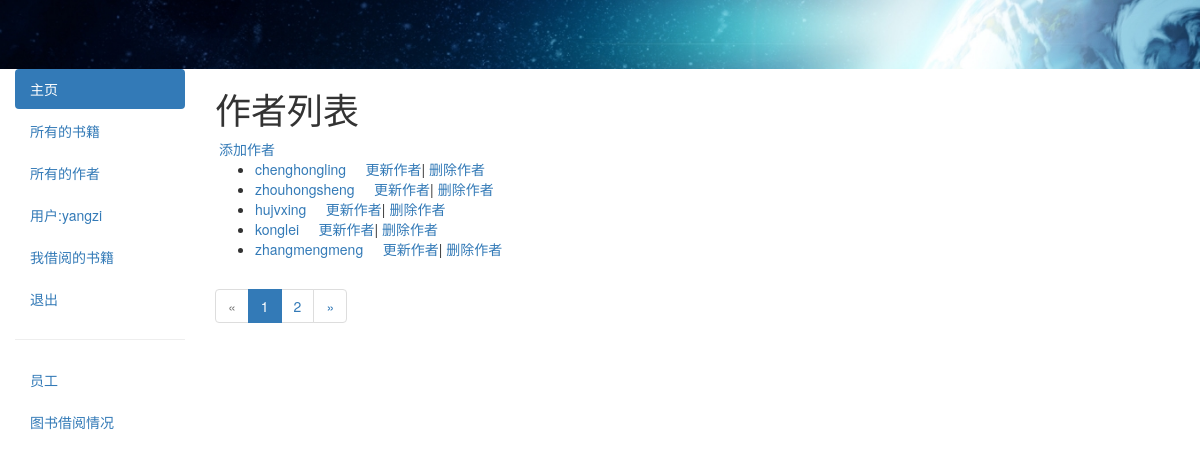
The page /catalog/authors/ (signed in) on the database as committed earlier.
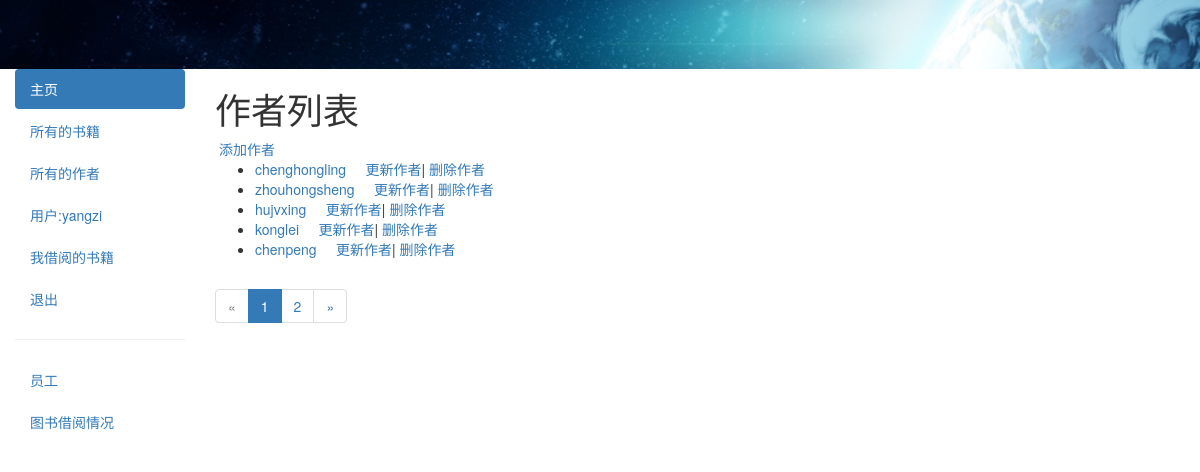
The same page on the database as committed later.
### catalog/models.py (models this page shows, shortened)
class Author(models.Model):
    first_name = models.CharField(max_length = 100)
    last_name = models.CharField(max_length = 100)
    date_of_birth = models.DateField(null = True,blank = True)
    date_of_death = models.DateField('Died',null = True,blank=True)
    class Meta:
        ordering = ['last_name','first_name']
    def get_absolute_url(self):
        return reverse('author-detail',args=[str(self.id)])

### catalog/views.py (the view)
# urls.py: path('authors/',views.AuthorListView.as_view(),name='authors'),
class AuthorListView(LoginRequiredMixin,generic.ListView):
    model = Author
    template_name = 'author_list.html'
    def get_context_data(self, **kwargs):
        context = super(AuthorListView, self).get_context_data(**kwargs)
        context['page_title'] = '作者信息列表'
        return context
    paginate_by = 5

### catalog/templates/author_list.html
{% extends 'base_generic.html' %}
{% block content %}
<h1>作者列表</h1>
{% if perms.catalog.can_mark_returned %}
    &nbsp;<a href="{% url 'author-create' %}">添加作者</a>
{% endif %}
{% if author_list %}
    <ul>
        {% for author in author_list %}
            <li><a href="{{ author.get_absolute_url }}">{{author.first_name}}{{author.last_name}}</a>&nbsp;&nbsp;&nbsp;&nbsp;
                {% if perms.catalog.can_mark_returned %}
                    <a href="{% url 'author-update' author.pk %}">更新作者</a>|
                    <a href="{% url 'author-delete' author.pk %}">删除作者</a>
                {% endif %}
            </li>
        {% endfor %}
    </ul>
{% else %}
    <p>暂时没有数据</p>
{% endif %}
{% endblock content %}

### catalog/templates/base_generic.html (shortened to what this page needs)
<!DOCTYPE html>
<html>
<head>
    <link rel="stylesheet" href="https://maxcdn.bootstrapcdn.com/bootstrap/3.3.7/css/bootstrap.min.css">
    <meta name="viewport" content="width=device-width, initial-scale=1"> {% load static %}
    <link rel="stylesheet" href="{% static 'css/style.css' %}">
</head>
<body>
    <div class="container-fluid">
        <div class="row">
            <img src="{% static 'img/banner.png' %}" class='top_banner' alt="" />
        </div>
        <div class="row">
            <div class="col-sm-2">
                {% block sidebar %}
                <ul class="nav nav-pills nav-stacked" style="width:100%;">
                    <li class="active">
                        <a href="{% url 'index1' %}">主页</a>
                    </li>
                    <li>
                        <a href="{% url 'books' %}">所有的书籍</a>
                    </li>
                    <li>
                        <a href="{% url 'authors' %}">所有的作者</a>
                    </li>
                    {% if user.is_authenticated %}
                        <li><a href="javascript:void(0);">用户:{{ user.get_username }}</a></li>
                        <li><a href="{% url 'my-borrowed' %}">我借阅的书籍</a></li>
                        <li><a href="{% url 'logout' %}?next={{request.path}}">退出</a></li>
                    {% else %}
                        <li><a href="{% url 'login' %}?next={{request.path}}">登录</a></li>
                    {% endif %}
                    {% if user.is_staff %}
                        <hr />
                        <ul class="nav nav-pills nav-stacked" >
                            <li><a href="javascript:void(0);">员工</a></li>
                            {% if perms.catalog.can_mark_returned %}
                            <li><a href="{% url 'all-borrowed' %}">图书借阅情况</a></li>
                            {% endif %}
                        </ul>
                    {% endif %}
                </ul>
                {% endblock %}
            </div>
            <div class="col-sm-10">
                {% block content %} {% endblock %}
                {% block pagination %} {% if is_paginated %}
                <nav aria-label="Page navigation">
                    <ul class="pagination">
                        {% if page_obj.has_previous %}
                        <li>
                            <a href="{{request.path}}?page={{page_obj.previous_page_number}}" aria-label="Previous">
                                <span aria-hidden="true">&laquo;</span>
                            </a>
                        </li>
                        {% else %}
                        <li class="disabled">
                            <a href="javascript:void(0);" aria-label="Previous">
                                <span aria-hidden="true">&laquo;</span>
                            </a>
                        </li>
                        {% endif %} {% for i in page_obj.paginator.page_range %}
                        <li class="{% if i == page_obj.number %}active{% endif %}">
                            <a href="{{request.path}}?page={{i}}">{{i}}</a>
                        </li>
                        {% endfor %} {% if page_obj.has_next %}
                        <li>
                            <a href="{{request.path}}?page={{page_obj.next_page_number}}" aria-label="Next">
                                <span aria-hidden="true">&raquo;</span>
                            </a>
                        </li>
                        {% else %}
                        <li class="disabled">
                            <a href="javascript:void(0);" aria-label="Previous">
                                <span aria-hidden="true">&raquo;</span>
                            </a>
                        </li>
                        {% endif %}
                    </ul>
                </nav>
                {% endif %} {% endblock pagination %}
            </div>
        </div>
    </div>
</body>
</html>

Rows that differ between the two databases and show on the page:
no longer on this page (row edited): Author: first_name "zhang", last_name "mengmeng"
now on this page (row unchanged): Author: first_name "chen", last_name "peng"
